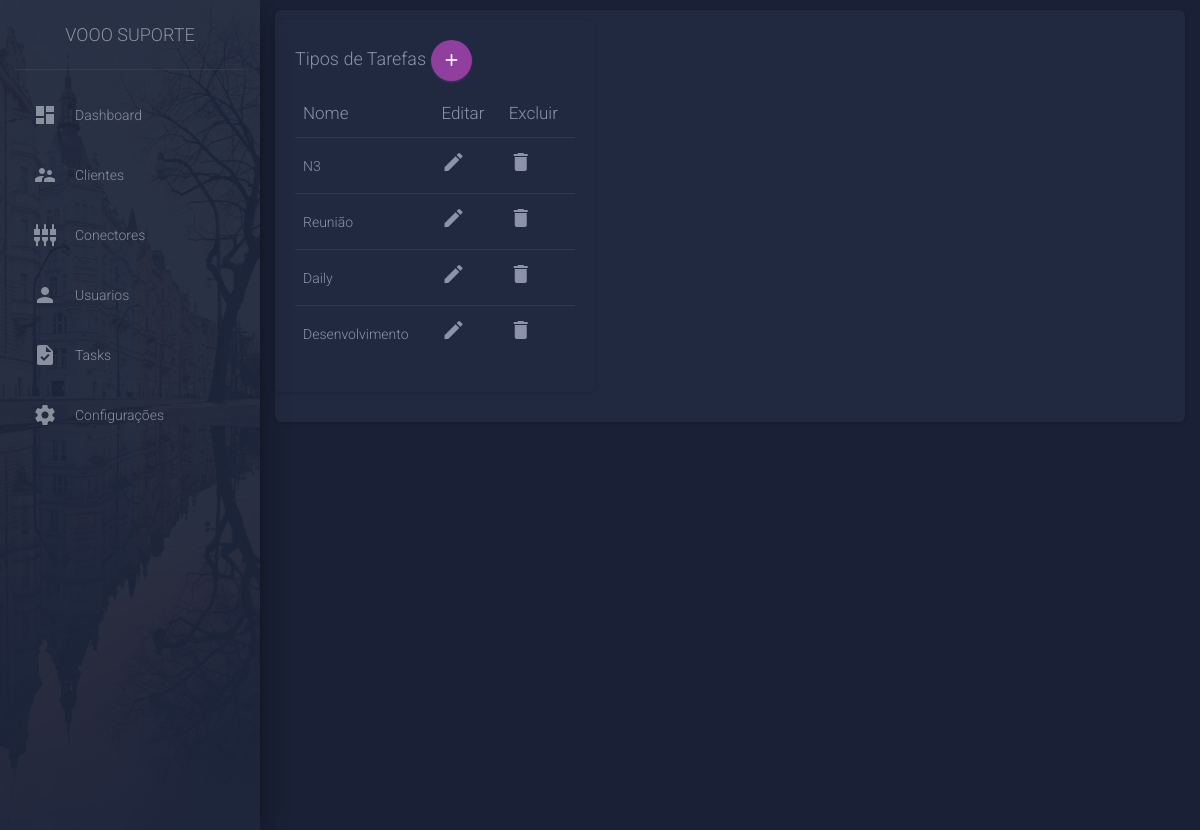
/settings/, run on an earlier commit of the app's database.
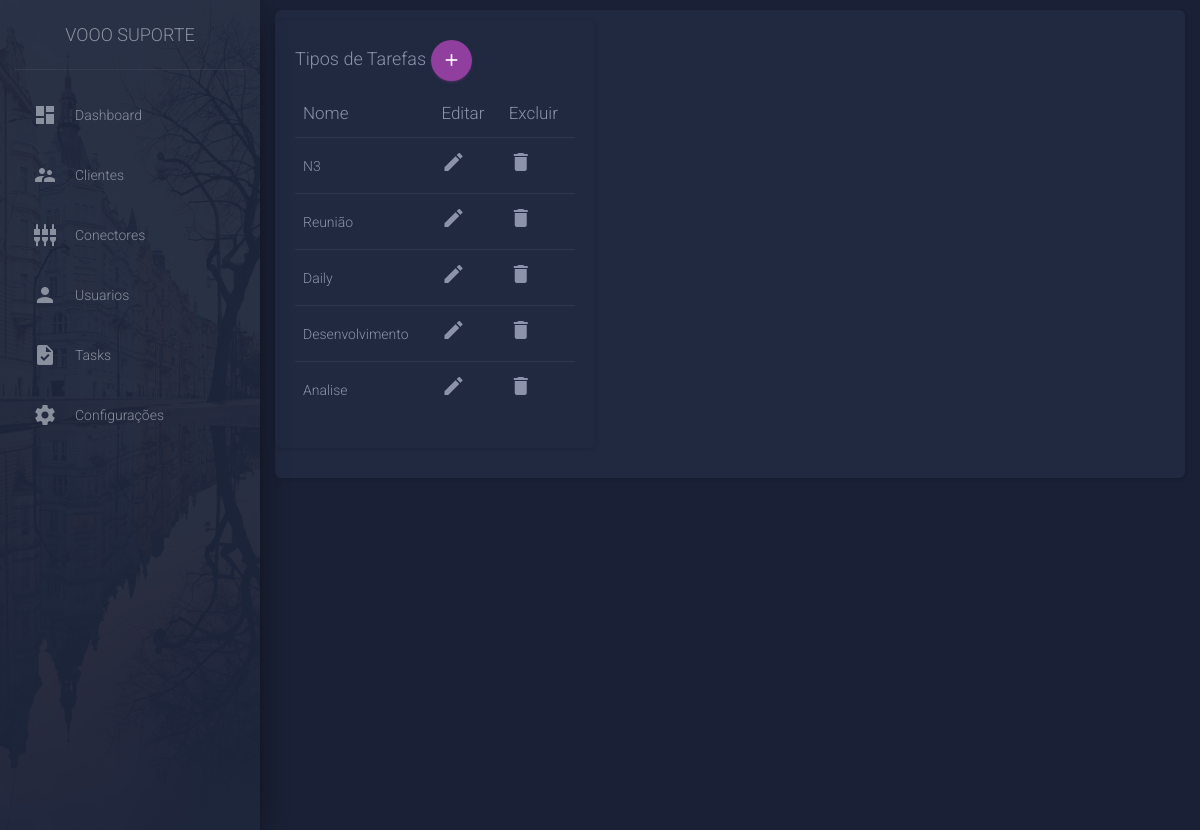
And on a later commit of the database.
### model/ModelSqlite.py (models this page shows, shortened)
class TaskType(db.Model):
    __tablename__ = 'tasktype'
    id = Column(INTEGER, primary_key=True)
    name = Column(String, nullable=False, default='')

### __main__.py (the view)
@app.route('/settings/')
def settings():
    task_types = taskTypeDao.load()
    return render_template(locate_html('settings'), task_types=task_types)

### __main__.py (called while the page is built)
def locate_html(page: str) -> str:
    return f'pages/{page}.html'

### model/TaskTypeDao.py (called while the page is built)
def load():
    return TaskType.query.all()

### template/pages/settings.html (shortened to what this page needs)
{% extends "./layout/layout.html" %}
{% block content %}
<div class="content">
    <div class="card" style="width: 20rem;">
        <div class="card-body">
            <h4 class="card-title">Tipos de Tarefas
                <button type="button" class="btn btn-primary btn-round btn-just-icon" data-toggle="modal"
                    data-target="#modalTypeOrder">
                    <i class="material-icons">add</i>
                </button>
            </h4>
            <div class="card-description">
                <table class="table">
                    <thead>
                        <th>Nome</th>
                        <th>Editar</th>
                        <th>Excluir</th>
                    </thead>
                    <tbody>
                        {% for type in task_types %}
                        <tr>
                            <td>{{type.name}}</td>
                            <td> <i class="material-icons">edit</i></td>
                            <td> <i class="material-icons">delete</i></td>
                        </tr>
                        {% endfor %}
                    </tbody>
                </table>
            </div>
        </div>
    </div>
</div>
{% endblock %}

What changed in the data, as far as the page shows it:
added TaskType: name "Analise"
